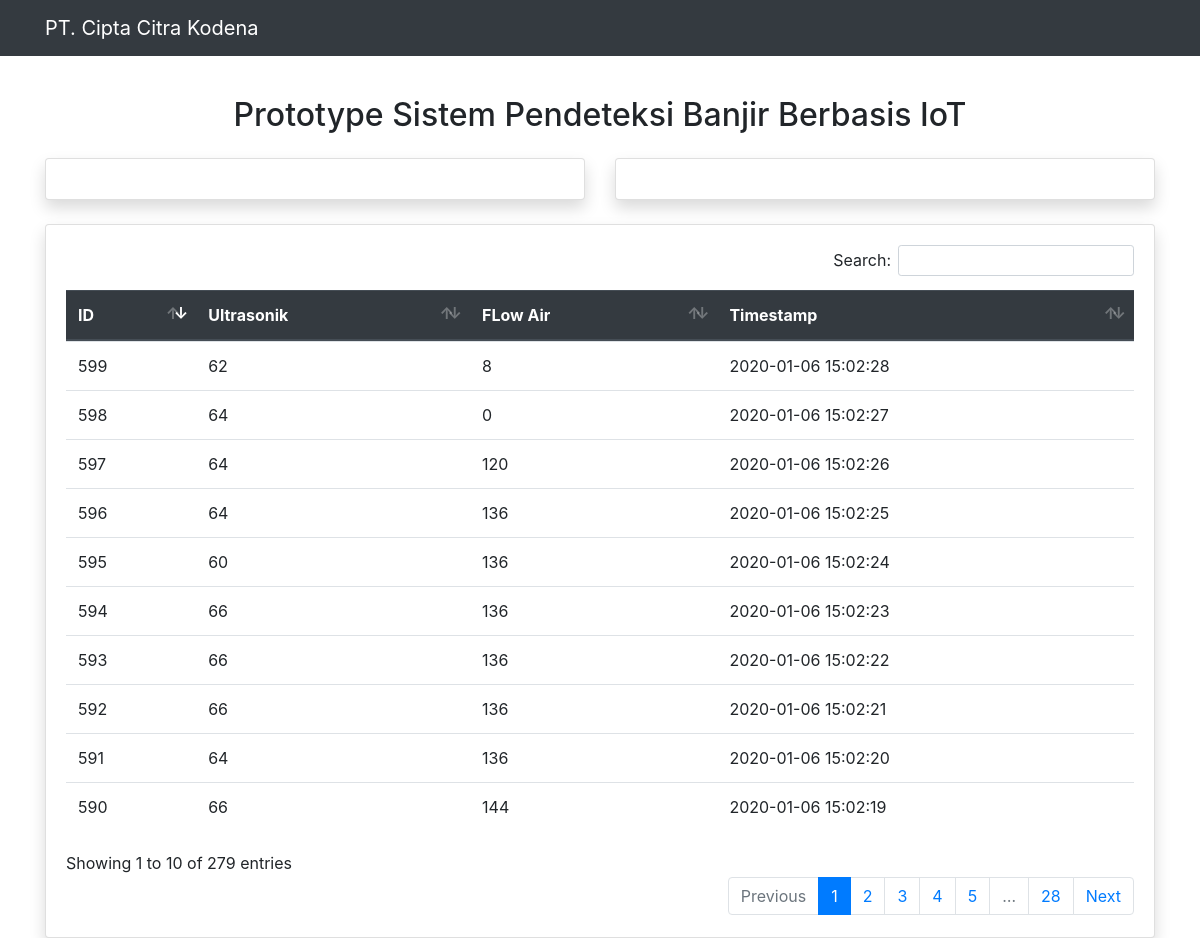
The page / on the database its author committed.
### tables this page shows
CREATE TABLE `SensorData` (
  `id` int(6) UNSIGNED NOT NULL,
  `sensor` varchar(30) NOT NULL,
  `location` varchar(30) NOT NULL,
  `value1` varchar(10) DEFAULT NULL,
  `value2` varchar(10) DEFAULT NULL,
  `value3` varchar(10) DEFAULT NULL,
  `reading_time` timestamp NOT NULL DEFAULT CURRENT_TIMESTAMP ON UPDATE CURRENT_TIMESTAMP
);

### index.php (the view, shortened to what this page needs)
<!doctype html>
<html lang="en">
<head><meta http-equiv="Content-Type" content="text/html; charset=utf-8">
  <link rel="stylesheet" href="css/bootstrap.min.css">
  <link rel="stylesheet" href="css/dataTables.bootstrap4.min.css">
  <link rel="stylesheet" href="https://cdn.datatables.net/buttons/1.6.1/css/buttons.dataTables.min.css">
  <link rel="stylesheet" href="css/style.css">
</head>
<body>
  <?php
  include "conn.php";
  $sql = "SELECT id, sensor, location, value1, value2, value3, reading_time FROM SensorData";
  ?>
  <nav class="navbar navbar-dark bg-dark">
    <div class="container">
      <a class="navbar-brand" href="#">
        PT. Cipta Citra Kodena
      </a>
    </div>
  </nav>
  <div class="container mt-3">
  <div class="row">
    <div class="col-sm-12">
    <h2 class="text-center my-4">Prototype Sistem Pendeteksi Banjir Berbasis IoT</h2>
    </div>
    <div class="col-sm-6">
    <div class="card shadow">
      <div class="card-body">
      </div>
    </div>
    </div>
    <div class="col-sm-6">
    <div class="card shadow">
      <div class="card-body">
      </div>
    </div>
    </div>
  </div>
    <div class="card shadow mt-4">
      <div class="card-body">
        <table class="table" id="sensorTable">
          <thead class="thead-dark">
            <tr>
              <th scope="col">ID</th>
              <th scope="col">Ultrasonik</th>
              <th scope="col">FLow Air</th>
              <th scope="col">Timestamp</th>
            </tr>
          </thead>
          <tbody>
            <?php
            if ($result = $conn->query($sql)) {
              while ($row = $result->fetch_assoc()) {
            ?>
            <?php
                if ($row ["value1"] >= 150 || $row ["value2"] >= 150 ) {
                    echo "<tr class = 'warning'>";
                } else {
                    echo "<tr>";
                }
            ?>
                  <td> <?= $row["id"] ?> </td>
                  <td> <?= $row["value1"] ?> </td>
                  <td> <?= $row["value2"] ?> </td>
                  <td> <?= $row["reading_time"] ?> </td>
                </tr>
            <?php }
            } ?>
          </tbody>
        </table>
      </div>
    </div>
  </div>
</body>
</html>

### rows shown on the page
sensordata: id "590", value1 "66", value2 "144", reading_time "2020-01-06 15:02:19"
sensordata: id "591", value1 "64", value2 "136", reading_time "2020-01-06 15:02:20"
sensordata: id "592", value1 "66", value2 "136", reading_time "2020-01-06 15:02:21"
sensordata: id "593", value1 "66", value2 "136", reading_time "2020-01-06 15:02:22"
sensordata: id "594", value1 "66", value2 "136", reading_time "2020-01-06 15:02:23"
sensordata: id "595", value1 "60", value2 "136", reading_time "2020-01-06 15:02:24"
sensordata: id "596", value1 "64", value2 "136", reading_time "2020-01-06 15:02:25"
sensordata: id "597", value1 "64", value2 "120", reading_time "2020-01-06 15:02:26"
sensordata: id "598", value1 "64", value2 "0", reading_time "2020-01-06 15:02:27"
sensordata: id "599", value1 "62", value2 "8", reading_time "2020-01-06 15:02:28"
